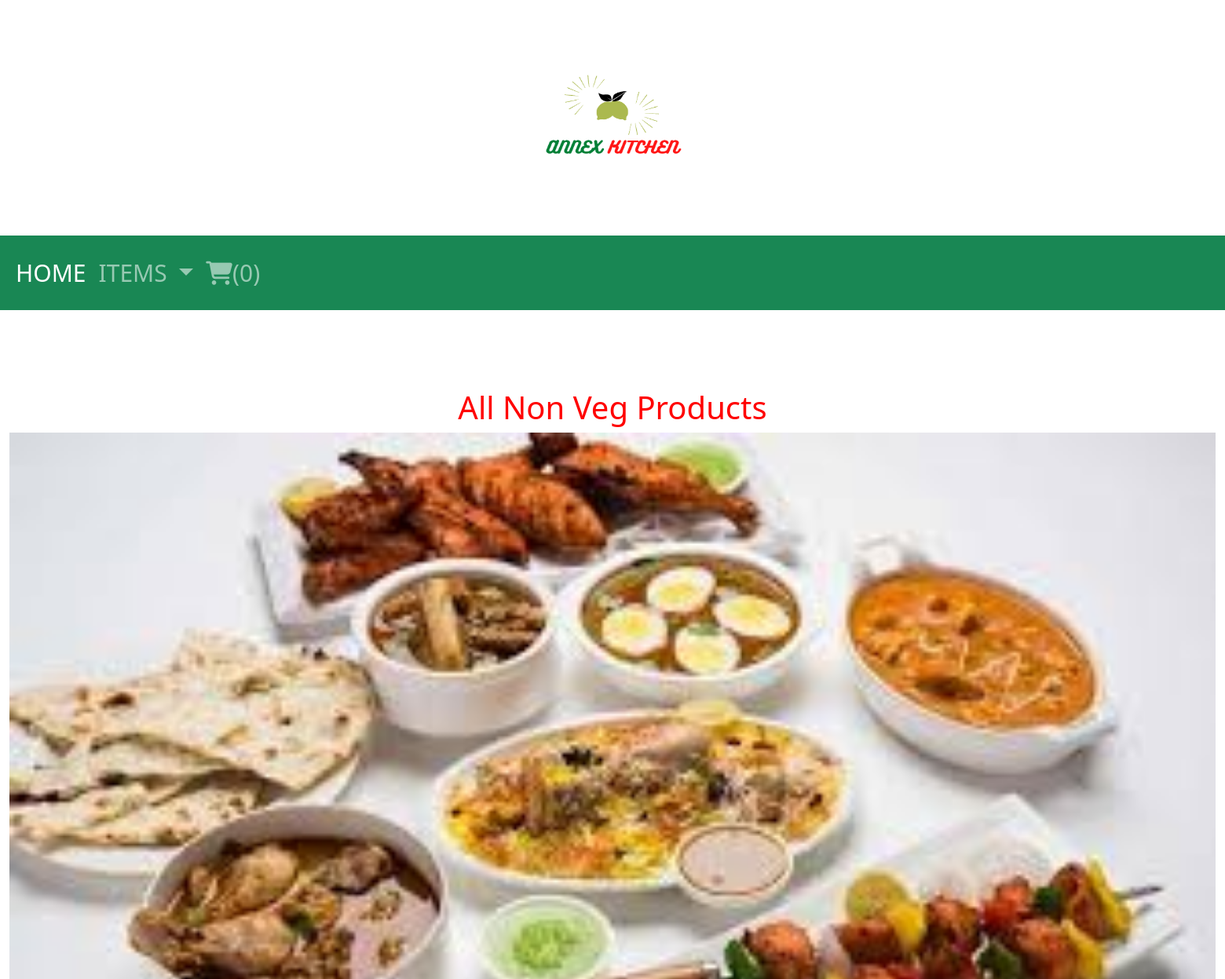
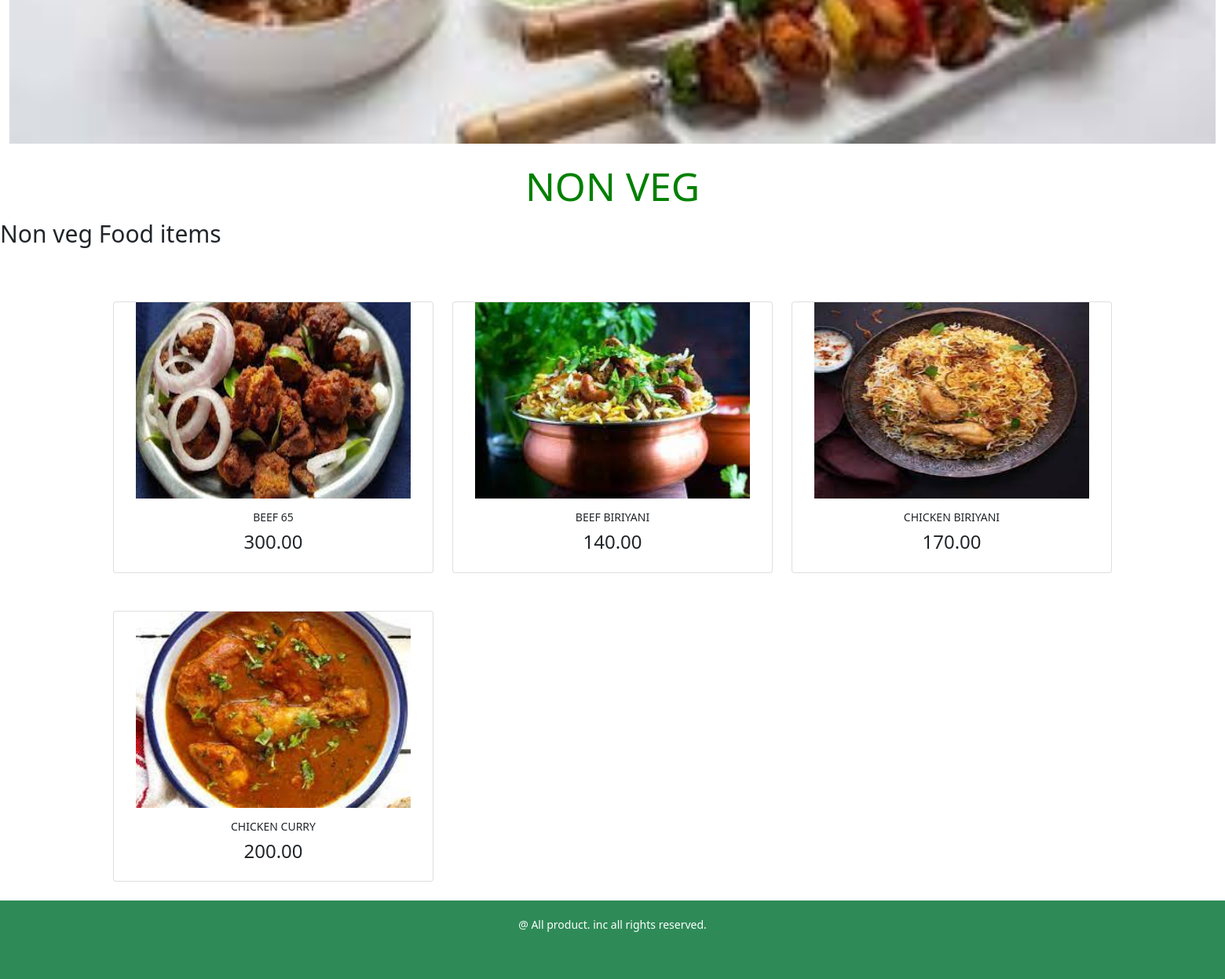
/shop/non-veg/, run on the app's committed database (2 pictures, top to bottom).
### shopapp/models.py (models this page shows, shortened)
class category(models.Model):
    name = models.CharField(max_length=250, unique=True)
    slug = models.SlugField(max_length=250, unique=True)
    des = models.TextField(blank=True)
    img = models.ImageField(upload_to='category', blank=True)
    class Meta:
        ordering = ('name',)
        verbose_name = 'category'
        verbose_name_plural = 'categories'
    def get_url(self):
        return reverse('shopapp:allpro',args=[self.slug])

class product(models.Model):
    name = models.CharField(max_length=250, unique=True)
    slug = models.SlugField(max_length=250, unique=True)
    des = models.TextField(blank=True)
    price = models.DecimalField(max_digits=10, decimal_places=2)
    category = models.ForeignKey(category, on_delete=models.CASCADE)
    img = models.ImageField(upload_to='product', blank=True)
    stock = models.IntegerField()
    available = models.BooleanField(default=True)
    created = models.DateTimeField(auto_now_add=True)
    update = models.DateTimeField(auto_now=True)
    class Meta:
        ordering = ('name',)
        verbose_name = 'product'
        verbose_name_plural = 'products'
    def get_url(self):
        return reverse('shopapp:pdetails',args=[self.category.slug,self.slug])

### shopapp/views.py (the view)
# urls.py: path('',views.allcat,name='allcat'),
def allcat(request,c_slug=None):
    c_page=None
    products_list=None
    if c_slug != None:
        c_page=get_object_or_404(category,slug=c_slug)
        products_list=product.objects.all().filter(category=c_page,available=True)
    else:
        products_list=product.objects.all().filter(available=True)
    paginator=Paginator(products_list,6)
    try:
        page=int(request.GET.get('page','1'))
    except:
        page=1
    try:
        products=paginator.page(page)
    except (EmptyPage,InvalidPage):
        products=paginator.page(paginator.num_pages)
    return render(request,"category.html",{'category':c_page,'products':products})

### cartapp/context_processors.py (called while the page is built)
def counter(request):
    item_count=0
    if 'admin' in request.path:
        return {}
    else:
        try:
            cart=Cart.objects.filter(c_id=cart_id(request))
            cart_items=CartItem.objects.all().filter(cart=cart[:1])
            for cart_item in cart_items:
                item_count += cart_item.quantity
        except Cart.DoesNotExist:
            item_count=0
    return dict(item_count=item_count)

### cartapp/views.py (called while the page is built)
def cart_id(request):
    cart=request.session.session_key
    if not cart:
        cart=request.session.create()
    return cart

### shopapp/context_processors.py (called while the page is built)
def menu_links(request):
    links=category.objects.all()
    return  dict(links=links)

### templates/category.html (shortened to what this page needs)
{% extends 'base.html' %}
{% load static %}
{% block content %}
    {% if category %}
        <div>
            <div class="row my_row">
                <div class="mx-auto">
                <h1 style="color:red;text-align:center;">All {{category.name}} Products</h1>
            </div>
                </div>
        </div>
    {% endif %}
        <div class="row mx-auto">
            {% if category %}
                <img class="my_image my_image_padding" src="{{category.img.url}}" alt="{{category.name}}">
            <br>
        </div>
            <br>
        <div>
            <h2 class="text-center my_title">{{category.name}}</h2>
            <p class="text-justify parag">{{category.des}}</p>
        </div>
            {% endif %}
                <div class="container">
                    <div class="row mx-auto">
                        {% for pro in products.object_list %}
                            <div class="my_bottom_margin  col-sm-12 col-md-4 col-lg-4">
                                <div class="card mt-5 text-center my_card" style="max-width:70rem;">
                                    <div>
<div>
                                    <a href="{{pro.get_url}}"><img class="card-image-top my-image" src="{{pro.img.url}}" alt="{{pro.name}}" style="width:350px;height:250px"></a>
                                    <div class="card-body">
                                        <h2>{{pro.name}}</h2>
                                        <h4>{{pro.price}}</h4>
</div>
                                    </div>
                                        </div>
                                </div>
                            </div>
                        {% endfor %}
                    </div>
                    <br>
                </div>
{% endblock %}

### templates/base.html (shortened to what this page needs)
{% load static %}
<!DOCTYPE html>
<html lang="en">
<head>
    <link href="{% static 'css/custom.css' %}" rel="stylesheet">
    <link href="{% static 'css/bootstrap.min.css' %}" rel="stylesheet">
</head>
<body>
<div>
{% include 'header.html' %}
{% include 'navbar.html' %}
{% block content %}
{% endblock %}
  </div>
{% include 'footer.html' %}
</body>
</html>

### templates/header.html
{% load static %}
<header>
    <center>
      <a href="{% url 'shopapp:allcat' %}" ><img src="{% static 'img/log.png' %}" alt="LogoImage" width="350" height="300px"></a>
    </center>
</header>

### templates/navbar.html (shortened to what this page needs)
<center><nav class="navbar navbar-expand-lg navbar-dark bg-success" style="width:2000px;height:95px;">
  <div class="container-fluid">
    <div class="collapse navbar-collapse" id="navbarScroll">
      <ul class="navbar-nav me-auto my-2 my-lg-0 navbar-nav-scroll" style="--bs-scroll-height: 100px;">
        <li class="nav-item">
          <a class="nav-link active" aria-current="page" href="{% url 'shopapp:allcat' %}">Home</a>
        </li>
        <li class="nav-item dropdown {% if 'shopaap' in request.path %} active {% endif %}">
          <a class="nav-link dropdown-toggle" href="#" id="navbarScrollingDropdown" role="button" data-bs-toggle="dropdown" aria-expanded="false">
            ITEMS
          </a>
        </li>
         <li class="nav-item">
        <a class="nav-link" href="{% url 'cartapp:cart_detail' %}"><i class="fa fa-shopping-cart"></i>({{item_count}})</a>
      </li>
      </ul>
    </div>
  </div>
</nav>
  </center>

### templates/footer.html
<div class="footer navbar-fixed-bottom my_footer">
    <p class="text-center" style="color:white">@ All product. inc all rights reserved.</p>
</div>

### static/css/custom.css (style rules this page uses)
.nav-item { letter_spacing:.2rem; font-size:30px; text-transform:uppercase; }
.dropdown { font-size:30px; text-transform:uppercase; }
body { font-family: 'Alfa Slab One', cursive; margin:10px }
.my_footer { background-color:#2E8B57; height:100px }
.my_footer p { padding-top:20px; font-size:14px }
.my_row { padding-top:100px; }
.my_row .mx-auto { color:black; font-size:25px; }
.my_image { width:100%; height:auto; }
.my_title { font-size:50px; text-transform:uppercase; letter_spacing:.2rem; color:Green; }
.my_image_padding { padding:250px align:center; }
.parag { letter_spacing:.6em; font-size:30px; }
.my_bottom_margin { margin_bottom:30px; }
.card-body h2 { font-size:14px; text-transform:uppercase; letter_spacing:2.em; }

### data on the page
category: name "Non Veg", img (picture), name "NON VEG", des "Non veg Food items"
product: img (picture), name "BEEF 65", price "300.00"
product: img (picture), name "BEEF BIRIYANI", price "140.00"
product: img (picture), name "CHICKEN BIRIYANI", price "170.00"
product: img (picture), name "CHICKEN CURRY", price "200.00"

### other printed values
{{ item_count }} "0"
